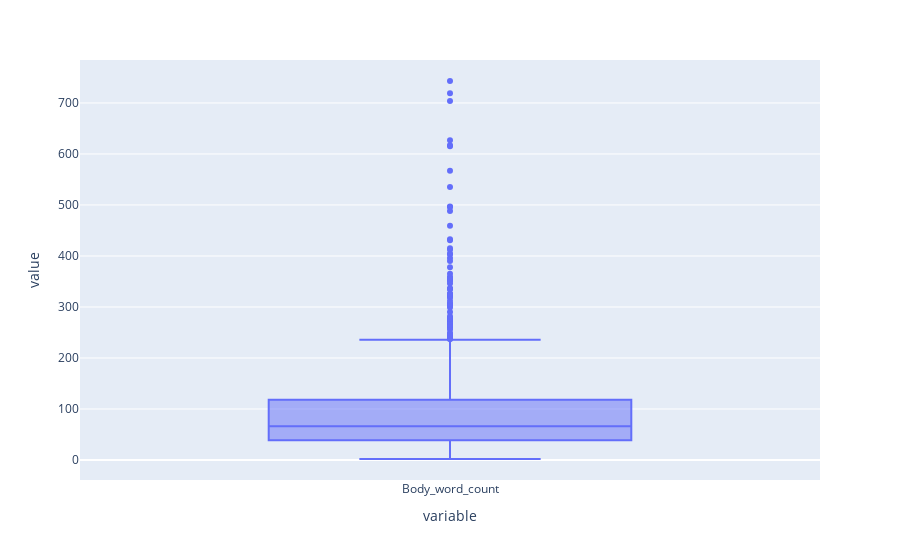

Here is the notebook cell this chart was saved with:
### Code cell
#df['Body_word_count']
import plotly.express as px

px.box(df['Body_word_count'])

### Figure 1 — Plotly figure (JSON) as saved in the notebook; plotly's stock layout.template omitted (floating-point values rounded to 4 significant figures; data arrays with more than 128 entries replaced by an {"elided": "..."} marker saying what was removed)
{"data": [{"alignmentgroup": "True", "hovertemplate": "variable=%{x}<br>value=%{y}<extra></extra>", "legendgroup": "", "marker": {"color": "#636efa"}, "name": "", "notched": false, "offsetgroup": "", "orientation": "v", "showlegend": false, "type": "box", "x": {"elided": "1000 str values"}, "x0": " ", "xaxis": "x", "y": {"elided": "1000 int values"}, "y0": " ", "yaxis": "y"}], "layout": {"boxmode": "group", "legend": {"tracegroupgap": 0}, "margin": {"t": 60}, "xaxis": {"anchor": "y", "domain": [0, 1], "title": {"text": "variable"}}, "yaxis": {"anchor": "x", "domain": [0, 1], "title": {"text": "value"}}}}
